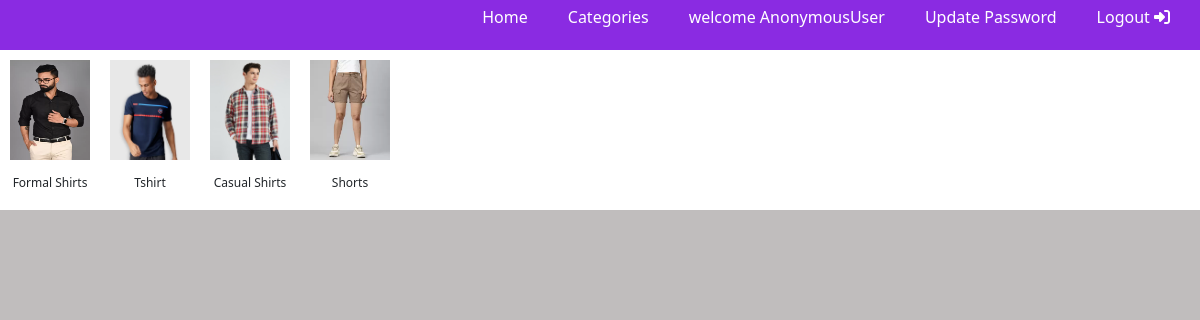
Page /categories/ on the committed database.
### app/models.py (models this page shows, shortened)
class product_category(models.Model):
    category_name=models.CharField(max_length=100)
    category_image=models.ImageField(upload_to='product_category/',blank=True,null=True)
    category_description=models.TextField(max_length=1000)
    slug=models.CharField(max_length=100,null=True,blank=True)
    parent_category=models.ForeignKey('product_category',on_delete=models.CASCADE,null=True,blank=True)

### app/views.py (the view)
# urls.py: path('categories/',views.Categories,name='categories'),
def Categories(request):
    categories=product_category.objects.filter(category_name__in=['Formal Shirts','Tshirt','Casual Shirts','Shorts'])
    context={
        'categories':categories
    }
    return render(request,'categories.html',context)

### templates/categories.html
{% extends 'home.html' %}
{% block categories %}
    {% load static %}
    <link rel="stylesheet" href="{% static 'css/categorie.css' %}">
    <div class="main-container">
        {% for category in categories %}
            <div class="sub-container">
                <a href="{% url 'category' category.slug %}"><img src="{{category.category_image.url}}" height="100px",width="100px"></a>
                <br><p>{{category.category_name}}</p>
            </div>
    {% endfor %}
{% endblock %}

### static/css/home.css (style rules this page uses)
* { margin: 0; padding: 0; box-sizing: border-box; }

### static/css/header.css (style rules this page uses)
* { margin: 0; padding: 0; box-sizing: border-box; list-style: none; }

### static/css/categorie.css (style rules this page uses)
* { margin: 0; padding: 0; box-sizing: border-box; }
.main-container { display: flex; gap: 20px; padding: 10px; background-color: white; position: relative; top: 50px; }
.sub-container { position: relative; width: 80px; height: 140px; }
.sub-container img { position: absolute; width: 100%; }
.sub-container p { margin-top: 90px; text-align: center; font-size: 12px; }
body { background-color: rgb(192, 189, 189); }

### rows in the picture
product_category: category_image (picture), category_name "Formal Shirts"
product_category: category_image (picture), category_name "Tshirt"
product_category: category_image (picture), category_name "Casual Shirts"
product_category: category_image (picture), category_name "Shorts"

### other values in the picture
{{ request.user }} "AnonymousUser"
